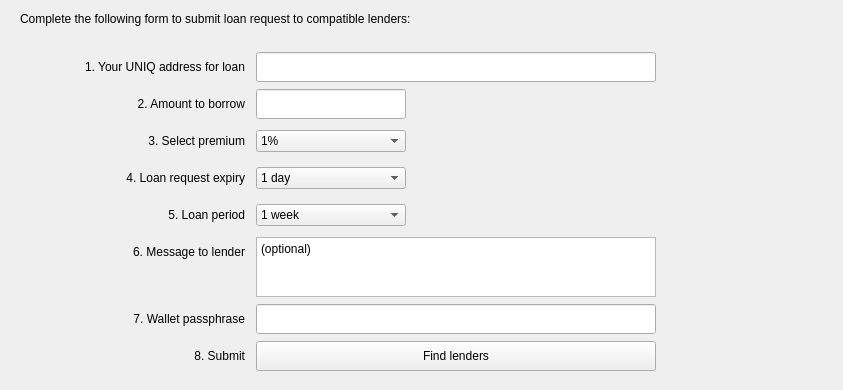
<?xml version="1.0" encoding="UTF-8"?>
<ui version="4.0">
 <class>P2PPage</class>
 <widget class="QWidget" name="P2PPage">
  <property name="geometry">
   <rect>
    <x>0</x>
    <y>0</y>
    <width>843</width>
    <height>390</height>
   </rect>
  </property>
  <property name="maximumSize">
   <size>
    <width>16777215</width>
    <height>390</height>
   </size>
  </property>
  <property name="windowTitle">
   <string>Form</string>
  </property>
  <property name="styleSheet">
   <string notr="true"/>
  </property>
  <widget class="QWidget" name="gridLayoutWidget_2">
   <property name="geometry">
    <rect>
     <x>0</x>
     <y>48</y>
     <width>661</width>
     <height>327</height>
    </rect>
   </property>
   <layout class="QGridLayout" name="gridLayout_2">
    <property name="verticalSpacing">
     <number>3</number>
    </property>
    <item row="4" column="0">
     <widget class="QLabel" name="label_period_2">
      <property name="minimumSize">
       <size>
        <width>240</width>
        <height>30</height>
       </size>
      </property>
      <property name="maximumSize">
       <size>
        <width>240</width>
        <height>30</height>
       </size>
      </property>
      <property name="text">
       <string>&lt;html&gt;&lt;head/&gt;&lt;body&gt;&lt;p align=&quot;right&quot;&gt;5. Loan period&lt;/p&gt;&lt;/body&gt;&lt;/html&gt;</string>
      </property>
     </widget>
    </item>
    <item row="5" column="0" alignment="Qt::AlignTop">
     <widget class="QLabel" name="label_msg_2">
      <property name="minimumSize">
       <size>
        <width>240</width>
        <height>30</height>
       </size>
      </property>
      <property name="maximumSize">
       <size>
        <width>240</width>
        <height>30</height>
       </size>
      </property>
      <property name="text">
       <string>&lt;html&gt;&lt;head/&gt;&lt;body&gt;&lt;p align=&quot;right&quot;&gt;6. Message to lender&lt;/p&gt;&lt;/body&gt;&lt;/html&gt;</string>
      </property>
     </widget>
    </item>
    <item row="1" column="0">
     <widget class="QLabel" name="label_amount_2">
      <property name="minimumSize">
       <size>
        <width>240</width>
        <height>30</height>
       </size>
      </property>
      <property name="maximumSize">
       <size>
        <width>240</width>
        <height>30</height>
       </size>
      </property>
      <property name="text">
       <string>&lt;html&gt;&lt;head/&gt;&lt;body&gt;&lt;p align=&quot;right&quot;&gt;2. Amount to borrow&lt;/p&gt;&lt;/body&gt;&lt;/html&gt;</string>
      </property>
     </widget>
    </item>
    <item row="7" column="1">
     <widget class="QPushButton" name="bSubmit">
      <property name="minimumSize">
       <size>
        <width>0</width>
        <height>30</height>
       </size>
      </property>
      <property name="text">
       <string>Find lenders</string>
      </property>
     </widget>
    </item>
    <item row="0" column="1">
     <widget class="QLineEdit" name="le_address">
      <property name="minimumSize">
       <size>
        <width>400</width>
        <height>30</height>
       </size>
      </property>
      <property name="maximumSize">
       <size>
        <width>400</width>
        <height>30</height>
       </size>
      </property>
     </widget>
    </item>
    <item row="2" column="1">
     <widget class="QComboBox" name="cb_premium">
      <property name="maximumSize">
       <size>
        <width>150</width>
        <height>16777215</height>
       </size>
      </property>
      <item>
       <property name="text">
        <string>1%</string>
       </property>
      </item>
      <item>
       <property name="text">
        <string>3%</string>
       </property>
      </item>
      <item>
       <property name="text">
        <string>5%</string>
       </property>
      </item>
      <item>
       <property name="text">
        <string>7%</string>
       </property>
      </item>
      <item>
       <property name="text">
        <string>10%</string>
       </property>
      </item>
      <item>
       <property name="text">
        <string>25%</string>
       </property>
      </item>
      <item>
       <property name="text">
        <string>50%</string>
       </property>
      </item>
      <item>
       <property name="text">
        <string>100%</string>
       </property>
      </item>
     </widget>
    </item>
    <item row="2" column="0">
     <widget class="QLabel" name="label_premium_2">
      <property name="minimumSize">
       <size>
        <width>240</width>
        <height>30</height>
       </size>
      </property>
      <property name="maximumSize">
       <size>
        <width>240</width>
        <height>30</height>
       </size>
      </property>
      <property name="text">
       <string>&lt;html&gt;&lt;head/&gt;&lt;body&gt;&lt;p align=&quot;right&quot;&gt;3. Select premium&lt;/p&gt;&lt;/body&gt;&lt;/html&gt;</string>
      </property>
     </widget>
    </item>
    <item row="0" column="0">
     <widget class="QLabel" name="label_address_2">
      <property name="minimumSize">
       <size>
        <width>240</width>
        <height>30</height>
       </size>
      </property>
      <property name="maximumSize">
       <size>
        <width>240</width>
        <height>30</height>
       </size>
      </property>
      <property name="text">
       <string>&lt;html&gt;&lt;head/&gt;&lt;body&gt;&lt;p align=&quot;right&quot;&gt;1. Your UNIQ address for loan&lt;/p&gt;&lt;/body&gt;&lt;/html&gt;</string>
      </property>
     </widget>
    </item>
    <item row="3" column="0">
     <widget class="QLabel" name="label_expiry_2">
      <property name="minimumSize">
       <size>
        <width>240</width>
        <height>30</height>
       </size>
      </property>
      <property name="maximumSize">
       <size>
        <width>240</width>
        <height>30</height>
       </size>
      </property>
      <property name="text">
       <string>&lt;html&gt;&lt;head/&gt;&lt;body&gt;&lt;p align=&quot;right&quot;&gt;4. Loan request expiry&lt;/p&gt;&lt;/body&gt;&lt;/html&gt;</string>
      </property>
     </widget>
    </item>
    <item row="1" column="1">
     <widget class="QLineEdit" name="le_amount">
      <property name="minimumSize">
       <size>
        <width>150</width>
        <height>30</height>
       </size>
      </property>
      <property name="maximumSize">
       <size>
        <width>150</width>
        <height>30</height>
       </size>
      </property>
     </widget>
    </item>
    <item row="4" column="1">
     <widget class="QComboBox" name="cb_period">
      <property name="maximumSize">
       <size>
        <width>150</width>
        <height>16777215</height>
       </size>
      </property>
      <item>
       <property name="text">
        <string>1 week</string>
       </property>
      </item>
      <item>
       <property name="text">
        <string>2 weeks</string>
       </property>
      </item>
      <item>
       <property name="text">
        <string>1 month</string>
       </property>
      </item>
      <item>
       <property name="text">
        <string>3 months</string>
       </property>
      </item>
      <item>
       <property name="text">
        <string>6 months</string>
       </property>
      </item>
      <item>
       <property name="text">
        <string>1 year</string>
       </property>
      </item>
     </widget>
    </item>
    <item row="3" column="1">
     <widget class="QComboBox" name="cb_expiry">
      <property name="maximumSize">
       <size>
        <width>150</width>
        <height>16777215</height>
       </size>
      </property>
      <item>
       <property name="text">
        <string>1 day</string>
       </property>
      </item>
      <item>
       <property name="text">
        <string>1 week</string>
       </property>
      </item>
      <item>
       <property name="text">
        <string>1 month</string>
       </property>
      </item>
     </widget>
    </item>
    <item row="5" column="1">
     <widget class="QTextEdit" name="te_message">
      <property name="minimumSize">
       <size>
        <width>400</width>
        <height>60</height>
       </size>
      </property>
      <property name="maximumSize">
       <size>
        <width>400</width>
        <height>60</height>
       </size>
      </property>
      <property name="html">
       <string>&lt;!DOCTYPE HTML PUBLIC &quot;-//W3C//DTD HTML 4.0//EN&quot; &quot;http://www.w3.org/TR/REC-html40/strict.dtd&quot;&gt;
&lt;html&gt;&lt;head&gt;&lt;meta name=&quot;qrichtext&quot; content=&quot;1&quot; /&gt;&lt;style type=&quot;text/css&quot;&gt;
p, li { white-space: pre-wrap; }
&lt;/style&gt;&lt;/head&gt;&lt;body style=&quot; font-family:'Noto Sans'; font-size:9pt; font-weight:400; font-style:normal;&quot;&gt;
&lt;p style=&quot; margin-top:0px; margin-bottom:0px; margin-left:0px; margin-right:0px; -qt-block-indent:0; text-indent:0px;&quot;&gt;(optional)&lt;/p&gt;&lt;/body&gt;&lt;/html&gt;</string>
      </property>
     </widget>
    </item>
    <item row="6" column="0">
     <widget class="QLabel" name="label_pwd">
      <property name="minimumSize">
       <size>
        <width>240</width>
        <height>30</height>
       </size>
      </property>
      <property name="maximumSize">
       <size>
        <width>220</width>
        <height>30</height>
       </size>
      </property>
      <property name="text">
       <string>&lt;html&gt;&lt;head/&gt;&lt;body&gt;&lt;p align=&quot;right&quot;&gt;7. Wallet passphrase&lt;/p&gt;&lt;/body&gt;&lt;/html&gt;</string>
      </property>
     </widget>
    </item>
    <item row="6" column="1">
     <widget class="QLineEdit" name="le_pwd">
      <property name="minimumSize">
       <size>
        <width>400</width>
        <height>30</height>
       </size>
      </property>
      <property name="maximumSize">
       <size>
        <width>400</width>
        <height>30</height>
       </size>
      </property>
      <property name="echoMode">
       <enum>QLineEdit::Password</enum>
      </property>
     </widget>
    </item>
    <item row="7" column="0">
     <widget class="QLabel" name="label_sub">
      <property name="minimumSize">
       <size>
        <width>240</width>
        <height>30</height>
       </size>
      </property>
      <property name="maximumSize">
       <size>
        <width>220</width>
        <height>30</height>
       </size>
      </property>
      <property name="text">
       <string>&lt;html&gt;&lt;head/&gt;&lt;body&gt;&lt;p align=&quot;right&quot;&gt;8. Submit&lt;/p&gt;&lt;/body&gt;&lt;/html&gt;</string>
      </property>
     </widget>
    </item>
   </layout>
  </widget>
  <widget class="QLabel" name="label">
   <property name="geometry">
    <rect>
     <x>20</x>
     <y>10</y>
     <width>491</width>
     <height>17</height>
    </rect>
   </property>
   <property name="text">
    <string>Complete the following form to submit loan request to compatible lenders:</string>
   </property>
  </widget>
 </widget>
 <resources/>
 <connections/>
</ui>
